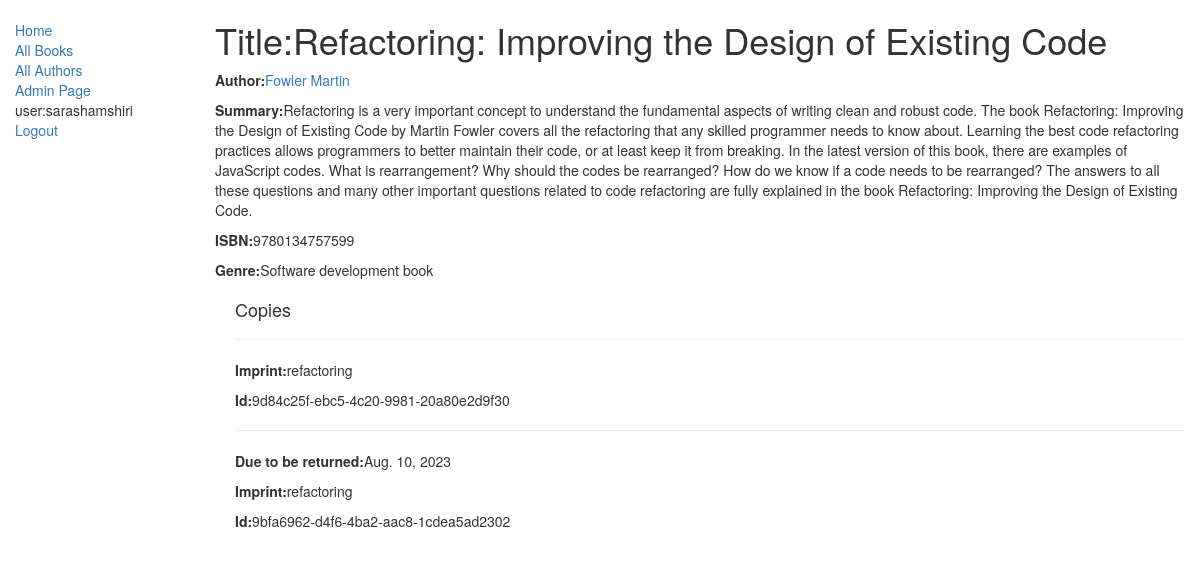
Page /lib/book/3/ (signed in) on the committed database.
### lib/models.py (models this page shows, shortened)
class Book(models.Model):
    title =   models.CharField(max_length=200)
    author =  models.ForeignKey(Author , on_delete=models.SET_NULL , null=True)
    summary = models.TextField(max_length=1000)
    isbn =    models.CharField('ISBN' , max_length=13 , help_text='13 character <a href="https://isbnsearch.org/">ISBN Number</a>')
    genre =   models.ManyToManyField('Genre' , help_text="Select a genre for this book")
    def display_genre(self):
        return ', '.join([genre.name for genre in self.genre.all()[:3]])
    display_genre.short_description = 'Genre'

class Author(models.Model):
    first_name    = models.CharField(max_length=100)
    last_name     = models.CharField(max_length=100)
    date_of_birth = models.DateField(null=True , blank=True)
    date_of_death = models.DateField('Died', null=True , blank=True)
    def __str__(self):
        return f"{self.last_name} {self.first_name}"

class Genre(models.Model):
    name = models.CharField(max_length=200 , help_text='Enter a book genre')
    def __str__(self):
        return self.name

class BookInstance(models.Model):
    id =      models.UUIDField(primary_key=True , default=uuid.uuid4)
    book =    models.ForeignKey('Book' , on_delete=models.SET_NULL , null=True)
    imprint = models.CharField(max_length=200)
    due_back= models.DateField(null=True , blank=True)
    LOAN_STATUS = (
        ('m' , 'Maintenance'),
        ('o' , 'On loan'),
        ('a' , 'Available'),
        ('r' , 'Reserved')
    )
    status = models.CharField(max_length=1 , choices=LOAN_STATUS , blank=True  , default='m' , help_text='Book availability')
    class Meta:
        ordering = ["due_back"]

### lib/views.py (the view)
# urls.py: path('book/<int:pk>/', views.BookDetailView.as_view(), name='book_detail'),
class BookDetailView(generic.DetailView):
    model = models.Book
    template_name = 'lib/book_detail.html'

### lib/templates/lib/book_detail.html
{% extends 'lib/base_generic.html' %}
{% block content %}
<h1>Title:{{book.title}}</h1>
    <p><strong>Author:</strong><a href="">{{book.author}}</a></p>
    <p><strong>Summary:</strong>{{book.summary}}</p>
    <p><strong>ISBN:</strong>{{book.isbn}}</p>
    <p><strong>Genre:</strong>{% for genre in book.genre.all %}{{genre}}
    {% if not forloop.last %} {% endif %} {% endfor %}</p>
    <div style="margin-left:20px; margin-top:20px ;">
        <h4>Copies</h4>
        {% for copy in book.bookinstance_set.all %}
            <hr>
            {% if copy.status != 'a' %}
            <p><strong>Due to be returned:</strong>{{ copy.due_back }}</p>
            {% endif %}
            <p><strong>Imprint:</strong>{{ copy.imprint }}</p>
            <p class="text_muted"><strong>Id:</strong>{{ copy.id }}</p>
        {% endfor %}
    </div>
{% endblock %}

### lib/templates/lib/base_generic.html (shortened to what this page needs)
<!DOCTYPE html>
<html lang="en">
<head>
    <link rel="stylesheet" href="https://maxcdn.bootstrapcdn.com/bootstrap/3.4.1/css/bootstrap.min.css">
    {% load static %}
    <link rel="stylesheet" href="{% static 'lib/style.css' %}">
</head>
<body>
    <div class="container-fluid">
        <div class="row">
            <div class="col-sm-2">
            {% block sidebar %}
            <ul class="sidebar-nav">
                <li><a href="{% url 'lib:index' %}">Home</a></li>
                <li><a href="{% url 'lib:books' %}">All Books</a></li>
                <li><a href="{% url 'lib:authors' %}">All Authors</a></li>
                <li><a href="/admin/">Admin Page</a></li>
                {% if user.is_authenticated %}
                    <li>user:{{user.get_username}}</li>
                    <li><a href="{% url 'logout' %}?next={{request.path}}">Logout</a></li>
                {% else %}
                    <li><a href="{% url 'login' %}?next={{request.path}}">Login</a></li>
                {% endif %}
            </ul>
        </div>
        {% endblock %}
        <div class="col-sm-10">
            {% block content %}
            {% endblock %}
        </div>
        </div>
    </div>
</body>
</html>

### rows in the picture
Book: title "Refactoring: Improving the Design of Existing Code", author "Fowler Martin", summary "Refactoring is a very important concept to understand the fundamental aspects of writing clean and robust code. The book Refactoring: Improving the Design of Existing Code by Martin Fowler covers all the refactoring that any skilled programmer needs to know about. Learning the best code refactoring practices allows programmers to better maintain their code, or at least keep it from breaking. In the latest version of this book, there are examples of JavaScript codes. What is rearrangement? Why should the codes be rearranged? How do we know if a code needs to be rearranged? The answers to all these questions and many other important questions related to code refactoring are fully explained in…", isbn "9780134757599"
Genre: name "Software development book"
BookInstance: imprint "refactoring", id "9d84c25f-ebc5-4c20-9981-20a80e2d9f30"
BookInstance: due_back "Aug. 10, 2023", imprint "refactoring", id "9bfa6962-d4f6-4ba2-aac8-1cdea5ad2302"

### other values in the picture
{{ user.get_username }} "sarashamshiri"
